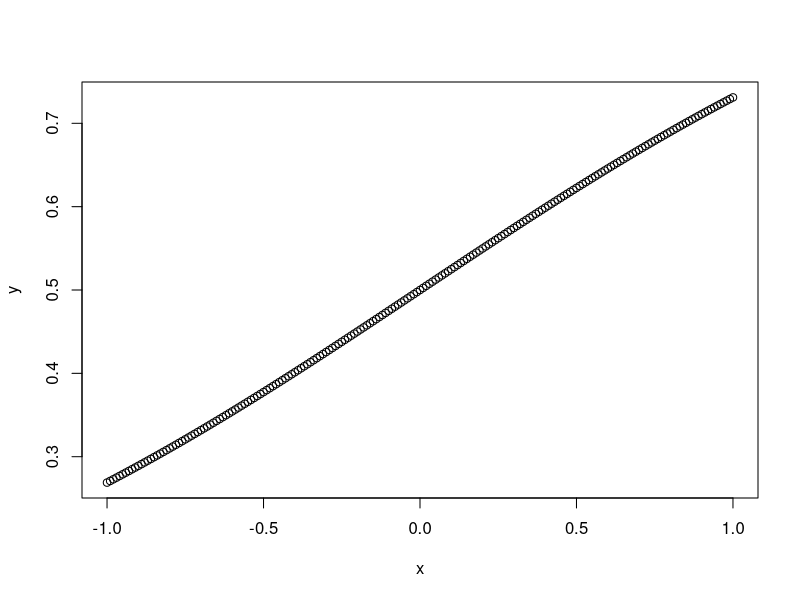

Reproduce this figure in R.
## ---- chunk 1
	
	x = seq(-1, 1, 0.01)
	y = 1/(1+exp(-x))
	plot(x,y)

